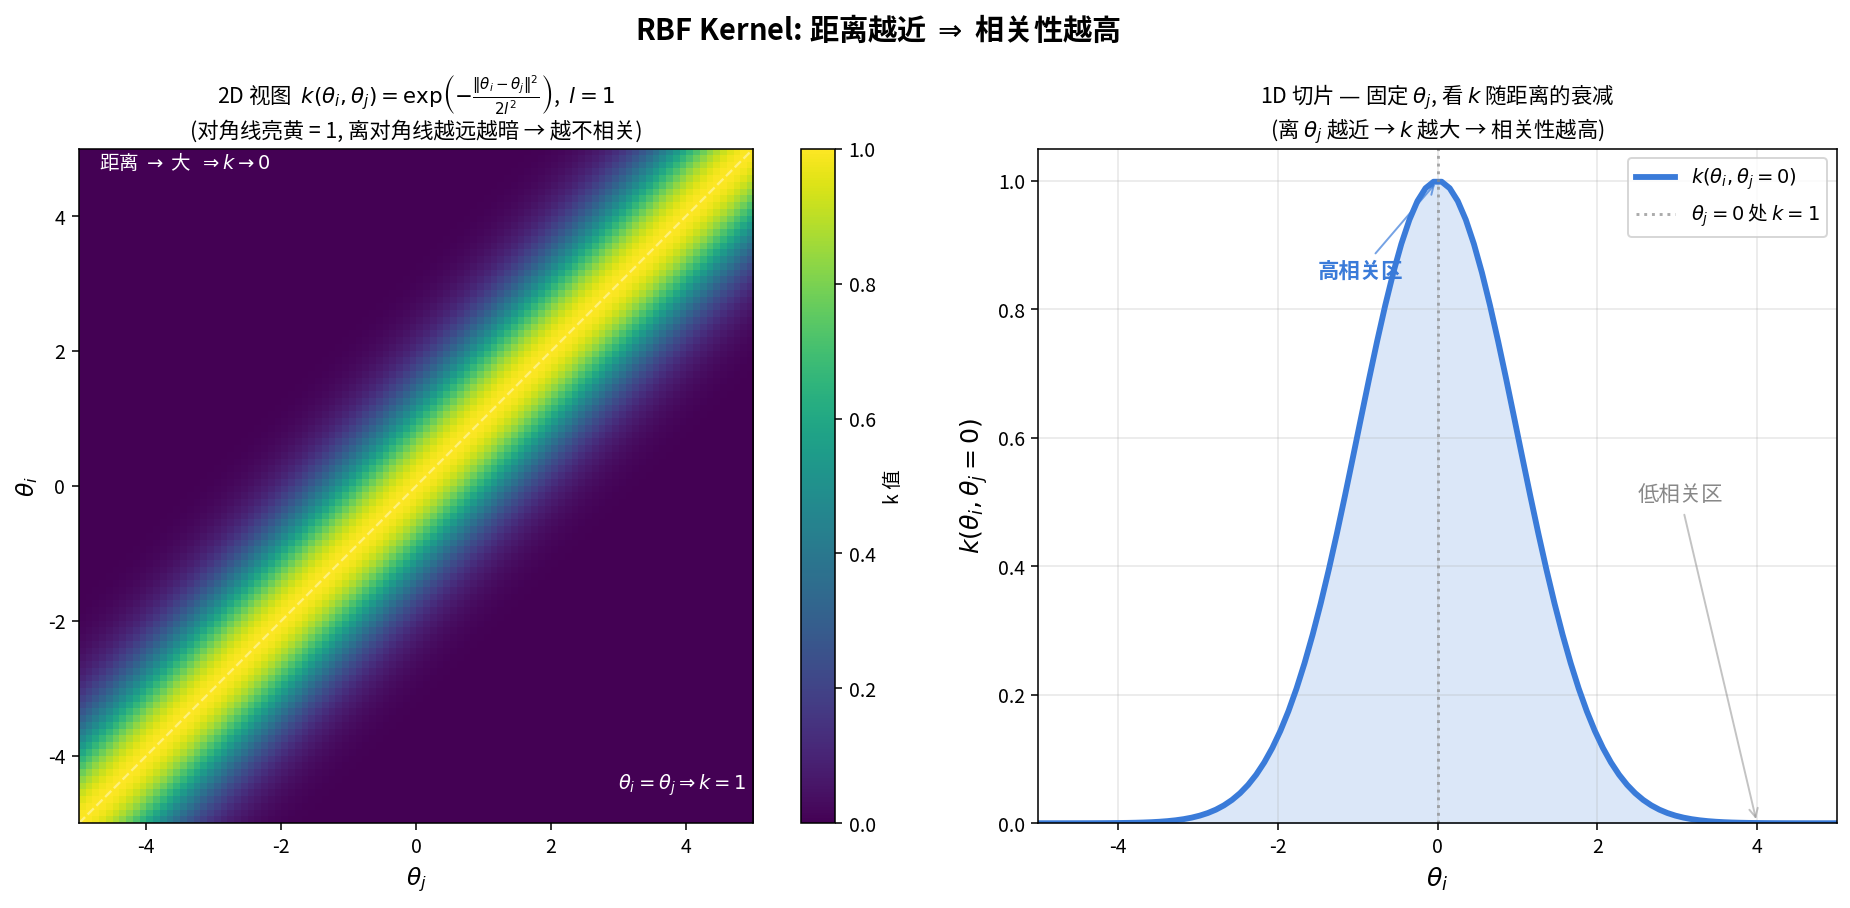

Write Python code to recreate this figure.
#!/usr/bin/env python3
"""
RBF kernel 可视化:
  k(θ_i, θ_j) = exp(-||θ_i - θ_j||² / (2 l²))
左:2D 矩阵热图 (imshow)
右:3D 曲面 (plot_surface)
"""
import numpy as np
import matplotlib.pyplot as plt
import matplotlib
matplotlib.rcParams["font.sans-serif"] = ["Noto Sans CJK JP", "DejaVu Sans"]
matplotlib.rcParams["axes.unicode_minus"] = False


def rbf(theta_i, theta_j, l):
    """RBF kernel, 长度尺度 l。"""
    return np.exp(-((theta_i - theta_j) ** 2) / (2 * l ** 2))


# ============ 数据 ============
theta = np.linspace(-5, 5, 100)
THETA_I, THETA_J = np.meshgrid(theta, theta)
K = rbf(THETA_I, THETA_J, l=1.0)


# ============ 绘图 (左右布局: 2D 大, 1D 高) ============
fig, axes = plt.subplots(1, 2, figsize=(14, 6.5), gridspec_kw={"width_ratios": [1.2, 1]})

# ----- 左: 2D 矩阵热图 -----
ax1 = axes[0]
im = ax1.imshow(
    K,
    extent=[-5, 5, -5, 5],
    origin="lower",
    cmap="viridis",
    aspect="equal",
)
ax1.set_xlabel(r"$\theta_j$", fontsize=12)
ax1.set_ylabel(r"$\theta_i$", fontsize=12)
ax1.set_title(
    r"2D 视图  $k(\theta_i, \theta_j) = \exp\!\left(-\frac{\|\theta_i-\theta_j\|^2}{2l^2}\right)$,  $l=1$"
    + "\n(对角线亮黄 = 1, 离对角线越远越暗 → 越不相关)",
    fontsize=11,
)
ax1.plot([-5, 5], [-5, 5], "w--", alpha=0.4, linewidth=1.2)
ax1.text(3.0, -4.5, r"$\theta_i = \theta_j \Rightarrow k = 1$",
         color="white", fontsize=10, style="italic", fontweight="bold")
ax1.text(-4.7, 4.7, r"距离 $\to$ 大  $\Rightarrow k \to 0$",
         color="white", fontsize=10, style="italic")
cbar = plt.colorbar(im, ax=ax1)
cbar.set_label("k 值", fontsize=10)

# ----- 右: 1D 切片 -----
ax2 = axes[1]
theta_j_fixed = 0.0
k_slice = rbf(theta, theta_j_fixed, l=1.0)
ax2.plot(theta, k_slice, color="#3a7bd9", linewidth=3.0,
         label=r"$k(\theta_i, \theta_j=0)$")
ax2.axvline(x=theta_j_fixed, color="#888", linestyle=":", alpha=0.7, linewidth=1.5,
            label=r"$\theta_j = 0$ 处 $k = 1$")
ax2.fill_between(theta, 0, k_slice, alpha=0.18, color="#3a7bd9")
ax2.set_xlabel(r"$\theta_i$", fontsize=13)
ax2.set_ylabel(r"$k(\theta_i, \theta_j=0)$", fontsize=13)
ax2.set_title(
    "1D 切片 — 固定 $\\theta_j$, 看 $k$ 随距离的衰减\n"
    + "(离 $\\theta_j$ 越近 → $k$ 越大 → 相关性越高)",
    fontsize=11,
)
ax2.set_xlim(-5, 5)
ax2.set_ylim(0, 1.05)
ax2.legend(loc="upper right", fontsize=10)
ax2.grid(alpha=0.3)

# 标注
ax2.annotate(
    "高相关区",
    xy=(0, 1.0), xytext=(-1.5, 0.85),
    fontsize=11, color="#3a7bd9", fontweight="bold",
    arrowprops=dict(arrowstyle="->", color="#3a7bd9", alpha=0.7),
)
ax2.annotate(
    "低相关区",
    xy=(4, rbf(4, 0, 1)), xytext=(2.5, 0.5),
    fontsize=11, color="#888",
    arrowprops=dict(arrowstyle="->", color="#888", alpha=0.5),
)

# 总标题
fig.suptitle(
    r"RBF Kernel: 距离越近 $\Rightarrow$ 相关性越高",
    fontsize=15, fontweight="bold", y=0.99,
)

plt.tight_layout()

out = "/home/youngsure/Code/TechArt/RL/image/rbf_kernel.png"
plt.savefig(out, dpi=140, bbox_inches="tight", facecolor="white")
print(f"[OK] 保存: {out}")
plt.close()
